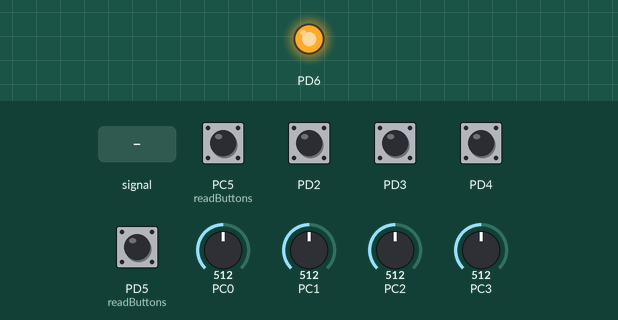
A program run on a simulated ATmega328P, built with avr-gcc and emulated at 16 MHz. Shown: output pins drawn as LEDs (lit = HIGH). The test bench sets the inputs (shaded band); at power-on: PC5 (readButtons), PD2–4, PD5 (readButtons) HIGH, PC0 = 512, PC1 = 512, PC2 = 512, PC3 = 512.

Above: at 1.2 s.
1.3 s: PC0 fed a 200 Hz sine of ±81 counts around its level
At 2.3 s:
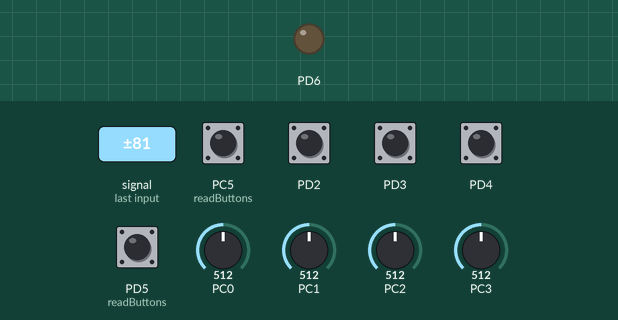
2.8 s: PC0 set to 30
At 4.2 s:
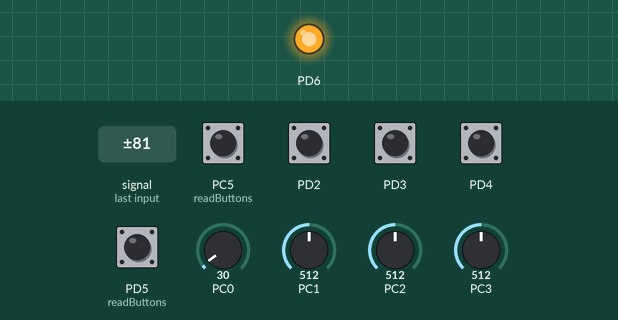
Timing chart, 0 to 5.8 s (numbered marks = the images above; inputs shaded):
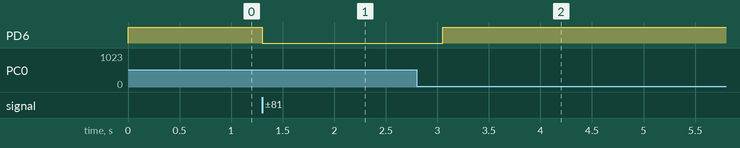

The program:

main.c
```c
/*
 * BpiUno.c
 *
 * Created: 02.03.2020 22:16:37
 * Author : Tomek
 */

/*
 * File:   newmain.c
 * Author: Tomek
 *
 * Created on 29 lutego 2020, 18:23
 */
#include <avr/io.h>
#include <stdlib.h>
#include <util/delay.h>
#include "avrlibtypes.h"
#include "avrlibdefs.h"
#include "a2d.h"
#include "spi.h"
#include "main.h"

static void sendInterruptSignal();

u08 inputValues[6];
u08 inputOldValues[6] = {0,0,0,0,0,0};

int main(int argc, char** argv) {

    a2dInit();
	a2dSetPrescaler(ADC_PRESCALE_DIV32);
	a2dSetReference(ADC_REFERENCE_AVCC);
	a2dStartConvert();
	setupPins();
	spiInit();

    SPDR = 0xFF;

   inputOldValues[ADC0] = a2dConvert8bit(ADC_CH_ADC0);
   inputOldValues[ADC1] = a2dConvert8bit(ADC_CH_ADC1);
   inputOldValues[JOYX] = a2dConvert8bit(ADC_CH_ADC2);
   inputOldValues[JOYY] = a2dConvert8bit(ADC_CH_ADC3);
   readButtons(inputOldValues);

    while(1){
        u08 index;
		inputValues[ADC0] = a2dConvert8bit(ADC_CH_ADC0);
		inputValues[ADC1] = a2dConvert8bit(ADC_CH_ADC1);
		inputValues[JOYX] = a2dConvert8bit(ADC_CH_ADC2);
		inputValues[JOYY] = a2dConvert8bit(ADC_CH_ADC3);
		readButtons(inputValues);

		for(index = 0; index < 4; index++){
			if(inputValues[index] != inputOldValues[index]){
				inputOldValues[index] = inputValues[index];
				sendInterruptSignal();
			}
			if(inputValues[BUT0] > 0){
				//inputOldValues[BUT0] = inputValues[BUT0];
				sendInterruptSignal();
				inputValues[BUT0] = 0;
			}


			if(inputValues[BUT1] > 0){
				//inputOldValues[BUT1] = inputValues[BUT1];
				sendInterruptSignal();
				inputValues[BUT1] = 0;
			}
		}

    }

    return (EXIT_SUCCESS);
}

static void sendInterruptSignal(){
	PORTD &= ~(1 << PIND6);
	_delay_ms(250);
	PORTD |= ((1 << PIND6));
}
```

a2d.c
```c
/*! \file a2d.c \brief Analog-to-Digital converter function library. */
//*****************************************************************************
//
// File Name	: 'a2d.c'
// Title		: Analog-to-digital converter functions
// Author		: Pascal Stang - Copyright (C) 2002
// Created		: 2002-04-08
// Revised		: 2002-09-30
// Version		: 1.1
// Target MCU	: Atmel AVR series
// Editor Tabs	: 4
//
// This code is distributed under the GNU Public License
//		which can be found at http://www.gnu.org/licenses/gpl.txt
//
//*****************************************************************************

#include <avr/io.h>
#include <avr/interrupt.h>

#include "global.h"
#include "a2d.h"

// global variables

//! Software flag used to indicate when
/// the a2d conversion is complete.
volatile unsigned char a2dCompleteFlag;

// functions

// initialize a2d converter
void a2dInit(void)
{
	sbi(ADCSR, ADEN);				// enable ADC (turn on ADC power)
	cbi(ADCSR, ADFR);				// default to single sample convert mode
	a2dSetPrescaler(ADC_PRESCALE);	// set default prescaler
	a2dSetReference(ADC_REFERENCE);	// set default reference
	cbi(ADMUX, ADLAR);				// set to right-adjusted result

	sbi(ADCSR, ADIE);				// enable ADC interrupts

	a2dCompleteFlag = FALSE;		// clear conversion complete flag
	sei();							// turn on interrupts (if not already on)
}

// turn off a2d converter
void a2dOff(void)
{
	cbi(ADCSR, ADIE);				// disable ADC interrupts
	cbi(ADCSR, ADEN);				// disable ADC (turn off ADC power)
}

// configure A2D converter clock division (prescaling)
void a2dSetPrescaler(unsigned char prescale)
{
	outb(ADCSR, ((inb(ADCSR) & ~ADC_PRESCALE_MASK) | prescale));
}

// configure A2D converter voltage reference
void a2dSetReference(unsigned char ref)
{
	outb(ADMUX, ((inb(ADMUX) & ~ADC_REFERENCE_MASK) | (ref<<6)));
}

// sets the a2d input channel
void a2dSetChannel(unsigned char ch)
{
	outb(ADMUX, (inb(ADMUX) & ~ADC_MUX_MASK) | (ch & ADC_MUX_MASK));	// set channel
}

// start a conversion on the current a2d input channel
void a2dStartConvert(void)
{
	sbi(ADCSR, ADIF);	// clear hardware "conversion complete" flag
	sbi(ADCSR, ADSC);	// start conversion
}

// return TRUE if conversion is complete
u08 a2dIsComplete(void)
{
	return bit_is_set(ADCSR, ADSC);
}

// Perform a 10-bit conversion
// starts conversion, waits until conversion is done, and returns result
unsigned short a2dConvert10bit(unsigned char ch)
{
	a2dCompleteFlag = FALSE;				// clear conversion complete flag
	outb(ADMUX, (inb(ADMUX) & ~ADC_MUX_MASK) | (ch & ADC_MUX_MASK));	// set channel
	sbi(ADCSR, ADIF);						// clear hardware "conversion complete" flag
	sbi(ADCSR, ADSC);						// start conversion
	//while(!a2dCompleteFlag);				// wait until conversion complete
	//while( bit_is_clear(ADCSR, ADIF) );		// wait until conversion complete
	while( bit_is_set(ADCSR, ADSC) );		// wait until conversion complete

	// CAUTION: MUST READ ADCL BEFORE ADCH!!!
	return (inb(ADCL) | (inb(ADCH)<<8));	// read ADC (full 10 bits);
}

// Perform a 8-bit conversion.
// starts conversion, waits until conversion is done, and returns result
unsigned char a2dConvert8bit(unsigned char ch)
{
	// do 10-bit conversion and return highest 8 bits
	return a2dConvert10bit(ch)>>2;			// return ADC MSB byte
}

//! Interrupt handler for ADC complete interrupt.
ISR(ADC_vect)
{
	// set the a2d conversion flag to indicate "complete"
	a2dCompleteFlag = TRUE;
}
```

a2d.h
```c
/*! \file a2d.h \brief Analog-to-Digital converter function library. */
//*****************************************************************************
//
// File Name	: 'a2d.h'
// Title		: Analog-to-digital converter functions
// Author		: Pascal Stang - Copyright (C) 2002
// Created		: 4/08/2002
// Revised		: 4/30/2002
// Version		: 1.1
// Target MCU	: Atmel AVR series
// Editor Tabs	: 4
//
// This code is distributed under the GNU Public License
//		which can be found at http://www.gnu.org/licenses/gpl.txt
//
///	\ingroup driver_avr
/// \defgroup a2d A/D Converter Function Library (a2d.c)
/// \code #include "a2d.h" \endcode
/// \par Overview
///		This library provides an easy interface to the analog-to-digital
///		converter available on many AVR processors.  Updated to support
///		the ATmega128.
//
//****************************************************************************
//@{

#ifndef A2D_H
#define A2D_H

// defines

// A2D clock prescaler select
//		*selects how much the CPU clock frequency is divided
//		to create the A2D clock frequency
//		*lower division ratios make conversion go faster
//		*higher division ratios make conversions more accurate
#define ADC_PRESCALE_DIV2		0x00	///< 0x01,0x00 -> CPU clk/2
#define ADC_PRESCALE_DIV4		0x02	///< 0x02 -> CPU clk/4
#define ADC_PRESCALE_DIV8		0x03	///< 0x03 -> CPU clk/8
#define ADC_PRESCALE_DIV16		0x04	///< 0x04 -> CPU clk/16
#define ADC_PRESCALE_DIV32		0x05	///< 0x05 -> CPU clk/32
#define ADC_PRESCALE_DIV64		0x06	///< 0x06 -> CPU clk/64
#define ADC_PRESCALE_DIV128		0x07	///< 0x07 -> CPU clk/128
// default value
#define ADC_PRESCALE			ADC_PRESCALE_DIV64
// do not change the mask value
#define ADC_PRESCALE_MASK		0x07

// A2D voltage reference select
//		*this determines what is used as the
//		full-scale voltage point for A2D conversions
#define ADC_REFERENCE_AREF		0x00	///< 0x00 -> AREF pin, internal VREF turned off
#define ADC_REFERENCE_AVCC		0x01	///< 0x01 -> AVCC pin, internal VREF turned off
#define ADC_REFERENCE_RSVD		0x02	///< 0x02 -> Reserved
#define ADC_REFERENCE_256V		0x03	///< 0x03 -> Internal 2.56V VREF
// default value
#define ADC_REFERENCE			ADC_REFERENCE_AVCC
// do not change the mask value
#define ADC_REFERENCE_MASK		0xC0

// bit mask for A2D channel multiplexer
#define ADC_MUX_MASK			0x1F

// channel defines (for reference and use in code)
// these channels supported by all AVRs with A2D
#define ADC_CH_ADC0				0x00
#define ADC_CH_ADC1				0x01
#define ADC_CH_ADC2				0x02
#define ADC_CH_ADC3				0x03
#define ADC_CH_ADC4				0x04
#define ADC_CH_ADC5				0x05
#define ADC_CH_ADC6				0x06
#define ADC_CH_ADC7				0x07
#define ADC_CH_122V				0x1E	///< 1.22V voltage reference
#define ADC_CH_AGND				0x1F	///< AGND
// these channels supported only in ATmega128
// differential with gain
#define ADC_CH_0_0_DIFF10X		0x08
#define ADC_CH_1_0_DIFF10X		0x09
#define ADC_CH_0_0_DIFF200X		0x0A
#define ADC_CH_1_0_DIFF200X		0x0B
#define ADC_CH_2_2_DIFF10X		0x0C
#define ADC_CH_3_2_DIFF10X		0x0D
#define ADC_CH_2_2_DIFF200X		0x0E
#define ADC_CH_3_2_DIFF200X		0x0F
// differential
#define ADC_CH_0_1_DIFF1X		0x10
#define ADC_CH_1_1_DIFF1X		0x11
#define ADC_CH_2_1_DIFF1X		0x12
#define ADC_CH_3_1_DIFF1X		0x13
#define ADC_CH_4_1_DIFF1X		0x14
#define ADC_CH_5_1_DIFF1X		0x15
#define ADC_CH_6_1_DIFF1X		0x16
#define ADC_CH_7_1_DIFF1X		0x17

#define ADC_CH_0_2_DIFF1X		0x18
#define ADC_CH_1_2_DIFF1X		0x19
#define ADC_CH_2_2_DIFF1X		0x1A
#define ADC_CH_3_2_DIFF1X		0x1B
#define ADC_CH_4_2_DIFF1X		0x1C
#define ADC_CH_5_2_DIFF1X		0x1D

// compatibility for new Mega processors
// ADCSR hack apparently no longer necessary in new AVR-GCC
#ifdef ADCSRA
#ifndef ADCSR
	#define ADCSR	ADCSRA
#endif
#endif
#ifdef ADATE
	#define ADFR	ADATE
#endif

// function prototypes

//! Initializes the A/D converter.
/// Turns ADC on and prepares it for use.
void a2dInit(void);

//! Turn off A/D converter
void a2dOff(void);

//! Sets the division ratio of the A/D converter clock.
/// This function is automatically called from a2dInit()
/// with a default value.
void a2dSetPrescaler(unsigned char prescale);

//! Configures which voltage reference the A/D converter uses.
/// This function is automatically called from a2dInit()
/// with a default value.
void a2dSetReference(unsigned char ref);

//! sets the a2d input channel
void a2dSetChannel(unsigned char ch);

//! start a conversion on the current a2d input channel
void a2dStartConvert(void);

//! return TRUE if conversion is complete
u08 a2dIsComplete(void);

//! Starts a conversion on A/D channel# ch,
/// returns the 10-bit value of the conversion when it is finished.
unsigned short a2dConvert10bit(unsigned char ch);

//! Starts a conversion on A/D channel# ch,
/// returns the 8-bit value of the conversion when it is finished.
unsigned char a2dConvert8bit(unsigned char ch);

#endif
//@}
```

avrlibdefs.h
```c
/*! \file avrlibdefs.h \brief AVRlib global defines and macros. */
//*****************************************************************************
//
// File Name	: 'avrlibdefs.h'
// Title		: AVRlib global defines and macros include file
// Author		: Pascal Stang
// Created		: 7/12/2001
// Revised		: 9/30/2002
// Version		: 1.1
// Target MCU	: Atmel AVR series
// Editor Tabs	: 4
//
//	Description : This include file is designed to contain items useful to all
//					code files and projects, regardless of specific implementation.
//
// This code is distributed under the GNU Public License
//		which can be found at http://www.gnu.org/licenses/gpl.txt
//
//*****************************************************************************


#ifndef AVRLIBDEFS_H
#define AVRLIBDEFS_H

// Code compatibility to new AVR-libc
// outb(), inb(), inw(), outw(), BV(), sbi(), cbi(), sei(), cli()
#ifndef outb
	#define	outb(addr, data)	addr = (data)
#endif
#ifndef inb
	#define	inb(addr)			(addr)
#endif
#ifndef outw
	#define	outw(addr, data)	addr = (data)
#endif
#ifndef inw
	#define	inw(addr)			(addr)
#endif
#ifndef BV
	#define BV(bit)			(1<<(bit))
#endif
#ifndef cbi
	#define cbi(reg,bit)	reg &= ~(BV(bit))
#endif
#ifndef sbi
	#define sbi(reg,bit)	reg |= (BV(bit))
#endif
#ifndef cli
	#define cli()			__asm__ __volatile__ ("cli" ::)
#endif
#ifndef sei
	#define sei()			__asm__ __volatile__ ("sei" ::)
#endif

// support for individual port pin naming in the mega128
// see port128.h for details
#ifdef __AVR_ATmega128__
// not currently necessary due to inclusion
// of these defines in newest AVR-GCC
// do a quick test to see if include is needed
#ifndef PD0
	#include "port128.h"
#endif
#endif

// use this for packed structures
// (this is seldom necessary on an 8-bit architecture like AVR,
//  but can assist in code portability to AVR)
#define GNUC_PACKED __attribute__((packed))

// port address helpers
#define DDR(x) ((x)-1)    // address of data direction register of port x
#define PIN(x) ((x)-2)    // address of input register of port x

// MIN/MAX/ABS macros
#define MIN(a,b)			((a<b)?(a):(b))
#define MAX(a,b)			((a>b)?(a):(b))
#define ABS(x)				((x>0)?(x):(-x))

// constants
#define PI		3.14159265359

#endif
```

avrlibtypes.h
```c
/*! \file avrlibtypes.h \brief AVRlib global types and typedefines. */
//*****************************************************************************
//
// File Name	: 'avrlibtypes.h'
// Title		: AVRlib global types and typedefines include file
// Author		: Pascal Stang
// Created		: 7/12/2001
// Revised		: 9/30/2002
// Version		: 1.0
// Target MCU	: Atmel AVR series
// Editor Tabs	: 4
//
//	Description : Type-defines required and used by AVRlib.  Most types are also
//						generally useful.
//
// This code is distributed under the GNU Public License
//		which can be found at http://www.gnu.org/licenses/gpl.txt
//
//*****************************************************************************


#ifndef AVRLIBTYPES_H
#define AVRLIBTYPES_H

#ifndef WIN32
	// true/false defines
	#define FALSE	0
	#define TRUE	-1
#endif

// datatype definitions macros
typedef unsigned char  u08;
typedef   signed char  s08;
typedef unsigned short u16;
typedef   signed short s16;
typedef unsigned long  u32;
typedef   signed long  s32;
typedef unsigned long long u64;
typedef   signed long long s64;

/* use inttypes.h instead
// C99 standard integer type definitions
typedef unsigned char	uint8_t;
typedef   signed char	int8_t;
typedef unsigned short	uint16_t;
typedef   signed short	int16_t;
typedef unsigned long	uint32_t;
typedef   signed long	int32_t;
typedef unsigned long	uint64_t;
typedef   signed long	int64_t;
*/
// maximum value that can be held
// by unsigned data types (8,16,32bits)
#define MAX_U08	255
#define MAX_U16	65535
#define MAX_U32	4294967295

// maximum values that can be held
// by signed data types (8,16,32bits)
#define MIN_S08	-128
#define MAX_S08	127
#define MIN_S16	-32768
#define MAX_S16	32767
#define MIN_S32	-2147483648
#define MAX_S32	2147483647

#ifndef WIN32
	// more type redefinitions
	typedef unsigned char   BOOL;
	typedef unsigned char	BYTE;
	typedef unsigned int	WORD;
	typedef unsigned long	DWORD;

	typedef unsigned char	UCHAR;
	typedef unsigned int	UINT;
	typedef unsigned short  USHORT;
	typedef unsigned long	ULONG;

	typedef char			CHAR;
	typedef int				INT;
	typedef long			LONG;
#endif

#endif
```

global.h
```c
/*! \file global.h \brief AVRlib project global include. */
//*****************************************************************************
//
// File Name	: 'global.h'
// Title		: AVRlib project global include
// Author		: Pascal Stang - Copyright (C) 2001-2002
// Created		: 7/12/2001
// Revised		: 9/30/2002
// Version		: 1.1
// Target MCU	: Atmel AVR series
// Editor Tabs	: 4
//
//	Description : This include file is designed to contain items useful to all
//					code files and projects.
//
// This code is distributed under the GNU Public License
//		which can be found at http://www.gnu.org/licenses/gpl.txt
//
//*****************************************************************************

#ifndef GLOBAL_H
#define GLOBAL_H

// global AVRLIB defines
#include "avrlibdefs.h"
// global AVRLIB types definitions
#include "avrlibtypes.h"

// project/system dependent defines

// CPU clock speed
//#define F_CPU        16000000               		// 16MHz processor
//#define F_CPU        14745000               		// 14.745MHz processor
//#define F_CPU        8000000               		// 8MHz processor
//#define F_CPU        7372800               		// 7.37MHz processor
//#define F_CPU        4000000               		// 4MHz processor
//#define F_CPU        3686400               		// 3.69MHz processor
#define CYCLES_PER_US ((F_CPU+500000)/1000000) 	// cpu cycles per microsecond

#endif
```

input.c
```c
#include <avr/io.h>
#include "avrlibtypes.h"
#include "avrlibdefs.h"
#include "main.h"


void setupPins(){
	// buttons: PORTD - 3 buttons and joystick press, PORTC - single button on Screw Shield
	DDRD &= ~((1 << PIND2) | (1 << PIND3) | (1 << PIND4) | (1 << PIND5));	// inputs
	PORTD |= ((1 << PIND2) | (1 << PIND3) | (1 << PIND4) | (1 << PIND5));	// pull-up
	DDRC &= ~(1 << PINC5);
	PORTC |= ((1 <<PINC5));

	DDRD |= ((1 << PIND6));		// D6 output: to bananapi PH2 pin as external INT
	PORTD |= ((1 << PIND6));	// initially high
}

void readButtons(u08 *ptr){
	ptr[BUT0] = 0;
	ptr[BUT0] |= ~PIND & ((1 << PIND5) | (1 << PIND4) | (1 << PIND3) | (1 << PIND2));
	ptr[BUT1] |= ~PINC & (1 << PINC5);
	//ptr[BUT0] >>= 2;
}
```

main.h
```c
/*
 * main.h
 *
 * Created: 14.03.2020 17:10:24
 *  Author: Tomek
 */


#ifndef MAIN_H_
#define MAIN_H_

// input type enum
typedef enum {POT,JOY,BUT,NONE} inputType;

// how many bytes each input uses
#define ADC_BYTES	2
#define JOY_BYTES	2
#define BUT_BYTES	2

// indexes in array with ADC/JOY/BUT values
#define ADC0	0
#define ADC1	1
#define JOYX	2
#define JOYY	3
#define BUT0	4
#define BUT1	5

void setupPins();
void readButtons(u08 *ptr);

#endif /* MAIN_H_ */
```

Source omitted: spi.c (4011 bytes), spi.h (1896 bytes)

Measured:
- after the input at 1.3 s, PD6: HIGH → LOW at once
- after the input at 2.8 s, PD6: LOW → HIGH after 0.25 s
